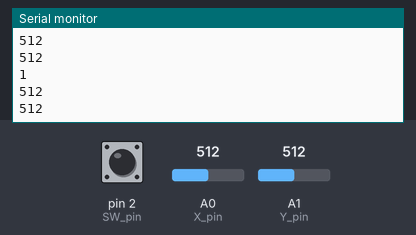
Simulated run of this sketch. Board: Arduino Uno, built with avr-gcc and run on an emulated ATmega328P. Parts: the last lines printed to the serial monitor. Inputs (shaded band) come from the test bench; at power-on: A0 (X_pin) = 512, A1 (Y_pin) = 512, pin 2 (SW_pin) HIGH.

Above: at 1.2 s.
1.3 s: A0 (X_pin) set to 716
At 1.32 s:
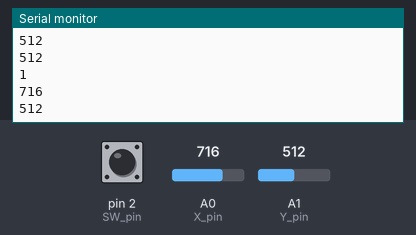
2.8 s: A1 (Y_pin) set to 306
At 2.83 s:
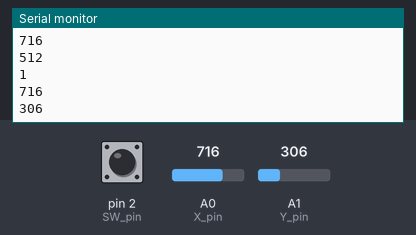
4.3 s: pin 2 (SW_pin) pulled LOW for 0.15 s
5.9 s: A0 (X_pin) set to 900
At 5.95 s:
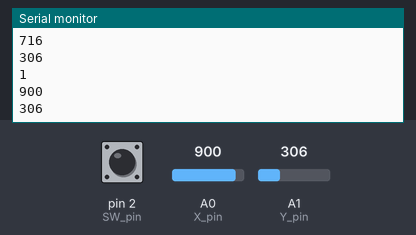
7.4 s: A1 (Y_pin) set to 122
At 7.46 s:
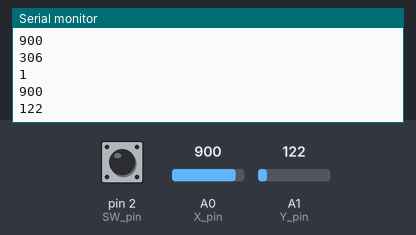
Timing chart, 0 to 9.9 s (numbered marks = the images above; inputs shaded):
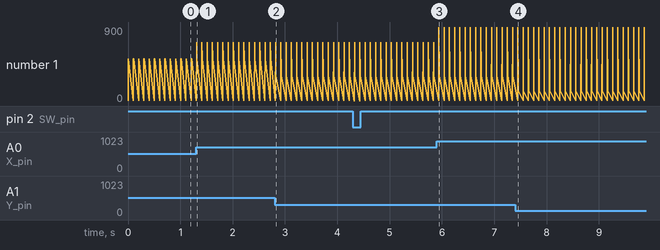

Measured:
- after the input at 1.3 s, the serial monitor: prints a new line at once (image 1)
- after the input at 2.8 s, the serial monitor: prints a new line at once (image 2)
- after the input at 5.9 s, the serial monitor: prints a new line at once (image 3)
- after the input at 7.4 s, the serial monitor: prints a new line after 0.05 s (image 4)
- plotted number 1: 512 → 306 after the input at 2.8 s, 306 → 122 after the input at 7.4 s

The sketch:

joystick.ino
```cpp
const int SW_pin = 2; // switch pin
const int X_pin = A0;
const int Y_pin = A1;

void setup() {
  pinMode(SW_pin, INPUT);
  digitalWrite(SW_pin, HIGH);
  Serial.begin(9600);
}

void loop() {
  Serial.print(digitalRead(SW_pin));
  Serial.print("\n");
  Serial.print(analogRead(X_pin));
  Serial.print("\n");
  Serial.println(analogRead(Y_pin));
  Serial.print("\n\n");
  delay(100);
}
```
